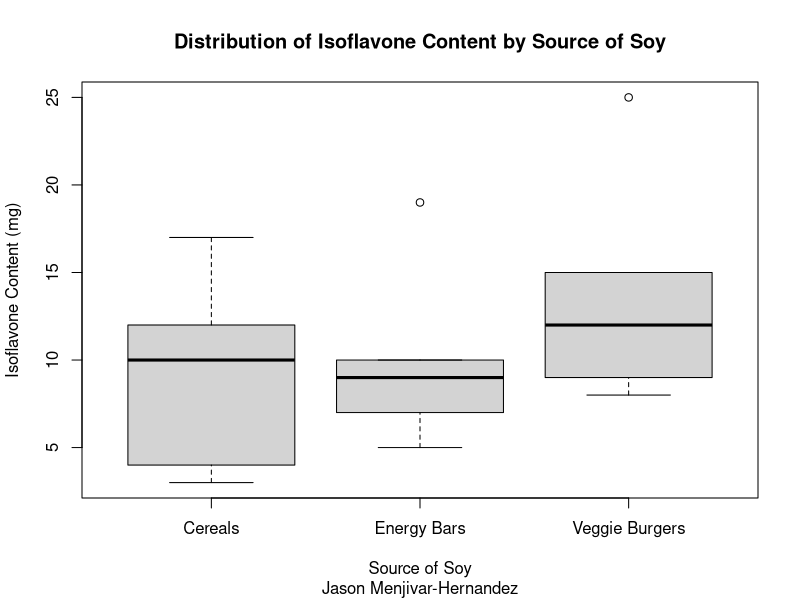

The R script that drew this image:
## ---- chunk 1
isocontent = c(3, 17, 12, 10, 4, 19, 10, 9, 7, 5, 25, 15, 12, 9, 8)
source = c(rep("1",5),rep("2",5), rep("3",5))
isoflavone = data.frame(isocontent,source)

group1 <- c(3, 17, 12, 10, 4) # Cereals and Snacks
group2 <- c(19, 10, 9, 7, 5) # Energy Bars
group3 <- c(25, 15, 12, 9, 8) # Veggie Burgers
category <- factor(rep(c("Cereals", "Energy Bars", "Veggie Burgers"), each = 5))
isoflavones <- c(group1, group2, group3)
## ---- chunk 2
tapply(isoflavones,category,length) #verifies sample sizes
tapply(isoflavones,category,mean) # verifies sample means
tapply(isoflavones,category,var) # verifies sample variances
## ---- chunk 3
boxplot(isoflavones~category, xlab = "Source of Soy", ylab= "Isoflavone Content (mg)", main = "Distribution of Isoflavone Content by Source of Soy", sub= "Jason Menjivar-Hernandez",frame=TRUE)
## ---- chunk 4
model1=aov(isoflavones~category)
summary(model1)
## ---- chunk 5
qt(1-(.04/2), 36) #problem 1 

pt(-1.887,49) #problem 2 

qt(0.975,15) #problem 3.a

2*(1-pt(1.04,15)) #problem 3.b
## ---- chunk 6
# problem 5 r-code 
group <- factor(c(rep("A",8), rep("B",8), rep("C",7)))

value <- c(
  rep(72 + sqrt((8-1)*312/8), 4), rep(72 - sqrt((8-1)*312/8), 4),
  rep(68 + sqrt((8-1)*310/8), 4), rep(68 - sqrt((8-1)*310/8), 4),
  rep(55 + sqrt((7-1)*321/7), 3), rep(55 - sqrt((7-1)*321/7), 4)
)

data <- data.frame(group, value)
anova_model <- aov(value ~ group, data = data)
summary(anova_model)
## ---- chunk 7
#problem 6 p-value 
1-pf(4.32,4,60)
## ---- chunk 8
#problem 7 
isocontent = c(3, 17, 12, 10, 4, 19, 10, 9, 7, 5, 25, 15, 12, 9, 8)
source = c(rep("1",5),rep("2",5), rep("3",5))
isoflavone = data.frame(isocontent,source)

group1 <- c(3, 17, 12, 10, 4) # Cereals and Snacks
group2 <- c(19, 10, 9, 7, 5) # Energy Bars
group3 <- c(25, 15, 12, 9, 8) # Veggie Burgers
category <- factor(rep(c("Cereals", "Energy Bars", "Veggie Burgers"), each = 5))
isoflavones <- c(group1, group2, group3)
